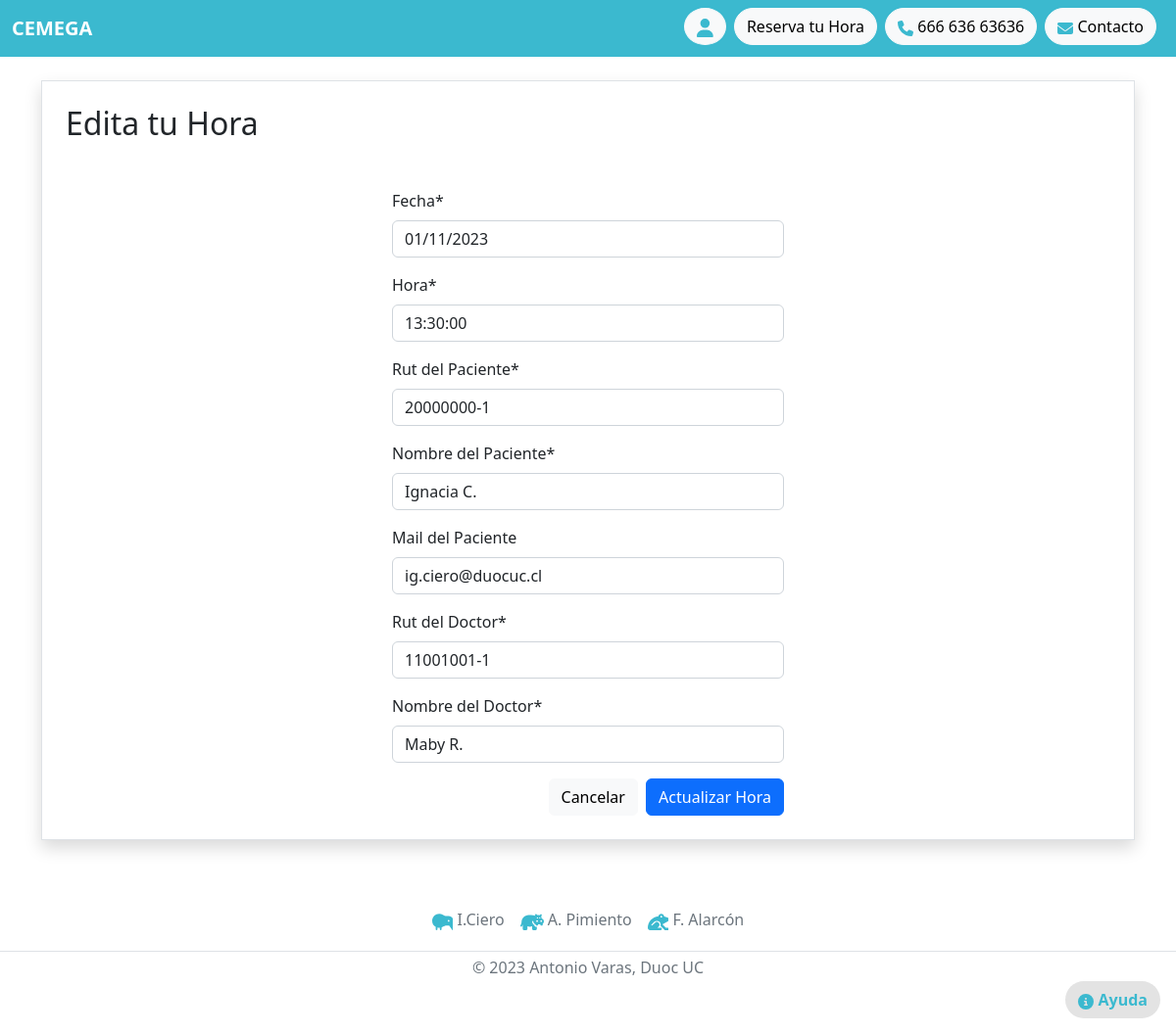
The page /3/edit/ on the database its author committed.
### horas/models.py (models this page shows, shortened)
class HoraMedica(models.Model):
    fecha = models.DateField(null=False, blank=False)
    hora = models.TimeField(null=False, blank=False)
    rut_paciente  = models.CharField(max_length=10, verbose_name='Rut del Paciente')
    nom_paciente = models.CharField(max_length=50, verbose_name='Nombre del Paciente')
    mail_paciente = models.EmailField(max_length=100, null=True, blank=True, verbose_name='Mail del Paciente')
    rut_doctor = models.CharField(max_length=10, verbose_name='Rut del Doctor')
    nom_doctor = models.CharField(max_length=50, verbose_name='Nombre del Doctor')

### horas/views.py (the view)
# urls.py: path('<int:pk>/edit/',views.EditarHoras.as_view(), name='horamedica_edit' ),
class EditarHoras(generic.UpdateView):
    model = HoraMedica
    fields = ('fecha', 'hora', 'rut_paciente', 'nom_paciente', 'mail_paciente', 'rut_doctor', 'nom_doctor',)
    success_url = reverse_lazy('horamedica_list')

### horas/templates/horas/horamedica_form.html (shortened to what this page needs)
{% extends 'horas/base.html' %}
{% load static %}
{% load static crispy_forms_tags %}
{% block content %}
<div class="p-4 border shadow">
    <h2> {% if horamedica %}
          Edita
         {% else %}
          Agenda
         {% endif %}
         tu Hora
    </h2>
    <form action="" method="post" class="mt-5 mx-auto" style="max-width: 400px;" novalidate>
        {{ form|crispy }}
        <div class="text-end">
            <a href="{% url 'horamedica_list' %}" class="btn btn-light me-1">
                Cancelar
            </a>
            <button class="btn btn-primary">
                {% if horamedica %}
                    Actualizar
                {% else %}
                    Agendar
                {% endif %}
                Hora
            </button>
        </div>
    </form>
</div>
{% endblock content %}

### rows shown on the page
HoraMedica: fecha "01/11/2023", hora "13:30:00", rut_paciente "20000000-1", nom_paciente "Ignacia C.", mail_paciente "ig.ciero@duocuc.cl", rut_doctor "11001001-1", nom_doctor "Maby R."
